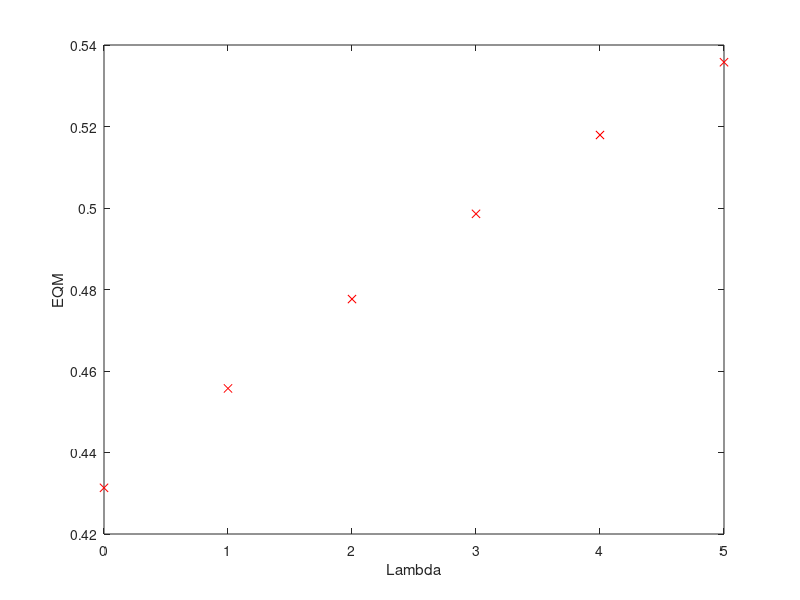
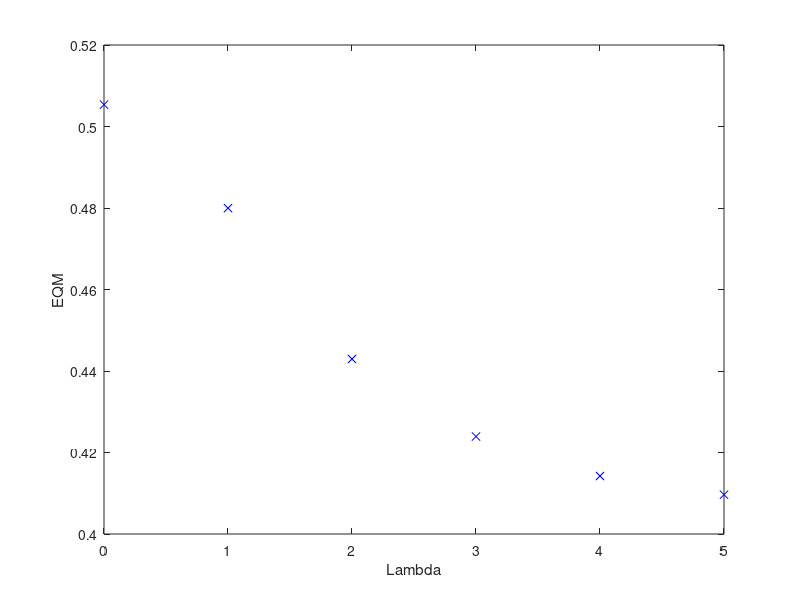

Here is the MATLAB script that generated these plots, in order:
clear;
clc;

data = load('ex1data3.txt');

training = data(1:30,:);
test = data(31:47,:);

Xt = training(:,1:5);
Xt = [ones(30,1) Xt];
Yt = training(:,6);

X = test(:,1:5);
X = [ones(17,1) X];
Y = test(:,6);

range = 5;
lambda = 0:range;

EQM_training = zeros(range,1);
EQM_test = zeros(range,1);

for i=1:(range+1)
  Ilambda = lambda(i) * eye(6);
  Ilambda(1,1) = 0;
  w = inv(Xt'*Xt + Ilambda)*Xt'*Yt;
  w
  #Treino
  Yt_calc = Xt*w;
  error = (Yt - Yt_calc)'*(Yt - Yt_calc);
  EQM_training(i) = sum(error)/30;
  
  #Teste
  Y_calc = X*w;
  error = (Y - Y_calc)'*(Y - Y_calc);
  EQM_test(i) = sum(error)/17;
end

figure(1);
plot(lambda, EQM_training, 'rx');
hold on;
xlabel('Lambda');
ylabel('EQM');

figure(2);
plot(lambda, EQM_test, 'bx');
hold on;
xlabel('Lambda');
ylabel('EQM');    
#X'[6x30] * X[30x6] +  I[6x6] = C[6x6]
#C[6x6] * X'[6x30] = D[6x30]
#D[6x30]*Y[30x1] = E[6X1]
#X[30x6]*w[6x1] = Y[30x1]
#Y'[1x30]*Y[30x1] = errorquad[1x1];